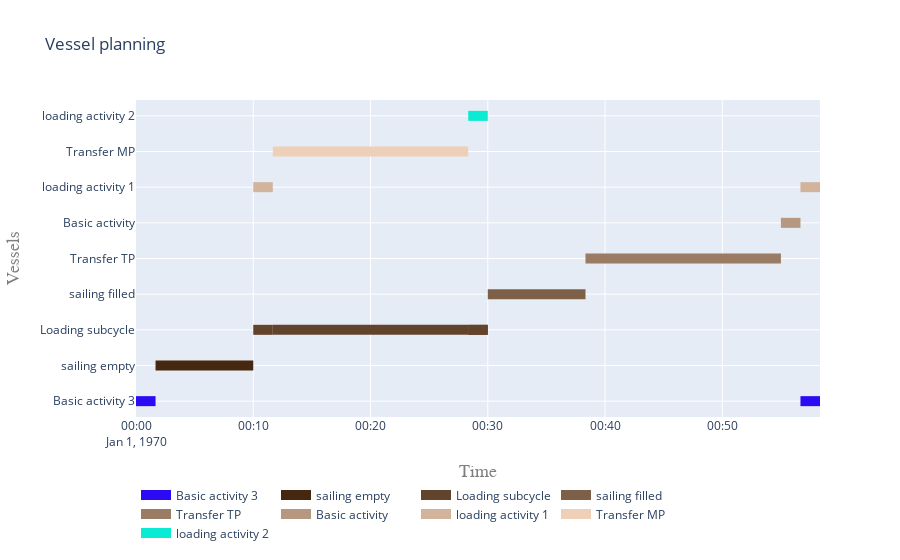

Here is the notebook cell this chart was saved with:
### Code cell
plot.vessel_planning([*single_run, *loading_subcycle_processes])

### Figure 1 — Plotly figure (JSON) as saved in the notebook; plotly's stock layout.template omitted (floating-point values rounded to 4 significant figures)
{"data": [{"connectgaps": false, "hoverinfo": "y+name", "line": {"color": "rgb(42,11,243)", "width": 10}, "mode": "lines", "name": "Basic activity 3", "type": "scatter", "x": ["1970-01-01T00:00:00", "1970-01-01T00:00:00", "1970-01-01T00:01:40", "1970-01-01T00:01:40", "1970-01-01T00:01:40", "1970-01-01T00:56:40", "1970-01-01T00:56:40", "1970-01-01T00:58:20", "1970-01-01T00:58:20", "1970-01-01T00:58:20"], "y": ["Basic activity 3", "Basic activity 3", "Basic activity 3", "Basic activity 3", null, "Basic activity 3", "Basic activity 3", "Basic activity 3", "Basic activity 3", null]}, {"connectgaps": false, "hoverinfo": "y+name", "line": {"color": "rgb(70,39,15)", "width": 10}, "mode": "lines", "name": "sailing empty", "type": "scatter", "x": ["1970-01-01T00:01:40", "1970-01-01T00:01:40", "1970-01-01T00:10:00", "1970-01-01T00:10:00", "1970-01-01T00:10:00"], "y": ["sailing empty", "sailing empty", "sailing empty", "sailing empty", null]}, {"connectgaps": false, "hoverinfo": "y+name", "line": {"color": "rgb(98,67,43)", "width": 10}, "mode": "lines", "name": "Loading subcycle", "type": "scatter", "x": ["1970-01-01T00:10:00", "1970-01-01T00:10:00", "1970-01-01T00:11:40", "1970-01-01T00:11:40", "1970-01-01T00:11:40", "1970-01-01T00:11:40", "1970-01-01T00:11:40", "1970-01-01T00:28:20", "1970-01-01T00:28:20", "1970-01-01T00:28:20", "1970-01-01T00:28:20", "1970-01-01T00:28:20", "1970-01-01T00:30:00", "1970-01-01T00:30:00", "1970-01-01T00:30:00", "1970-01-01T00:28:20", "1970-01-01T00:28:20", "1970-01-01T00:30:00", "1970-01-01T00:30:00", "1970-01-01T00:30:00"], "y": ["Loading subcycle", "Loading subcycle", "Loading subcycle", "Loading subcycle", null, "Loading subcycle", "Loading subcycle", "Loading subcycle", "Loading subcycle", null, "Loading subcycle", "Loading subcycle", "Loading subcycle", "Loading subcycle", null, "Loading subcycle", "Loading subcycle", "Loading subcycle", "Loading subcycle", null]}, {"connectgaps": false, "hoverinfo": "y+name", "line": {"color": "rgb(126,95,71)", "width": 10}, "mode": "lines", "name": "sailing filled", "type": "scatter", "x": ["1970-01-01T00:30:00", "1970-01-01T00:30:00", "1970-01-01T00:38:20", "1970-01-01T00:38:20", "1970-01-01T00:38:20"], "y": ["sailing filled", "sailing filled", "sailing filled", "sailing filled", null]}, {"connectgaps": false, "hoverinfo": "y+name", "line": {"color": "rgb(154,123,99)", "width": 10}, "mode": "lines", "name": "Transfer TP", "type": "scatter", "x": ["1970-01-01T00:38:20", "1970-01-01T00:38:20", "1970-01-01T00:55:00", "1970-01-01T00:55:00", "1970-01-01T00:55:00"], "y": ["Transfer TP", "Transfer TP", "Transfer TP", "Transfer TP", null]}, {"connectgaps": false, "hoverinfo": "y+name", "line": {"color": "rgb(182,151,127)", "width": 10}, "mode": "lines", "name": "Basic activity", "type": "scatter", "x": ["1970-01-01T00:55:00", "1970-01-01T00:55:00", "1970-01-01T00:56:40", "1970-01-01T00:56:40", "1970-01-01T00:56:40"], "y": ["Basic activity", "Basic activity", "Basic activity", "Basic activity", null]}, {"connectgaps": false, "hoverinfo": "y+name", "line": {"color": "rgb(210,179,155)", "width": 10}, "mode": "lines", "name": "loading activity 1", "type": "scatter", "x": ["1970-01-01T00:10:00", "1970-01-01T00:10:00", "1970-01-01T00:11:40", "1970-01-01T00:11:40", "1970-01-01T00:11:40", "1970-01-01T00:56:40", "1970-01-01T00:56:40", "1970-01-01T00:58:20", "1970-01-01T00:58:20", "1970-01-01T00:58:20"], "y": ["loading activity 1", "loading activity 1", "loading activity 1", "loading activity 1", null, "loading activity 1", "loading activity 1", "loading activity 1", "loading activity 1", null]}, {"connectgaps": false, "hoverinfo": "y+name", "line": {"color": "rgb(238,207,183)", "width": 10}, "mode": "lines", "name": "Transfer MP", "type": "scatter", "x": ["1970-01-01T00:11:40", "1970-01-01T00:11:40", "1970-01-01T00:28:20", "1970-01-01T00:28:20", "1970-01-01T00:28:20"], "y": ["Transfer MP", "Transfer MP", "Transfer MP", "Transfer MP", null]}, {"connectgaps": false, "hoverinfo": "y+name", "line": {"color": "rgb(10,235,211)", "width": 10}, "mode": "lines", "name": "loading activity 2", "type": "scatter", "x": ["1970-01-01T00:28:20", "1970-01-01T00:28:20", "1970-01-01T00:30:00", "1970-01-01T00:30:00", "1970-01-01T00:30:00"], "y": ["loading activity 2", "loading activity 2", "loading activity 2", "loading activity 2", null]}], "layout": {"hovermode": "closest", "legend": {"orientation": "h", "x": 0, "y": -0.2}, "title": {"text": "Vessel planning"}, "xaxis": {"range": ["1970-01-01T00:00:00", "1970-01-01T00:58:20"], "title": {"font": {"color": "#7f7f7f", "family": "Courier New, monospace", "size": 18}, "text": "Time"}}, "yaxis": {"title": {"font": {"color": "#7f7f7f", "family": "Courier New, monospace", "size": 18}, "text": "Vessels"}}}}
